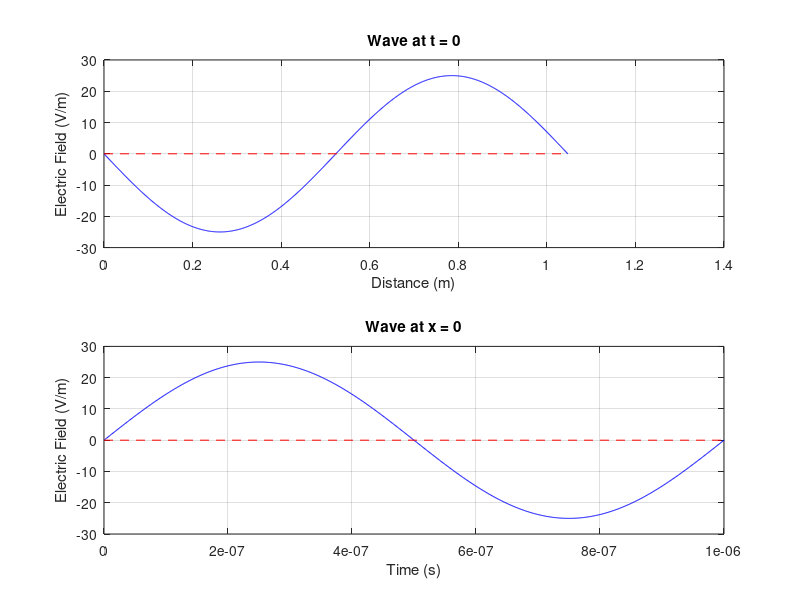

Source code (MATLAB):
% by yassa mazhar
omega = 2*pi*10^6;% Angular frequency
k = 6; % Wave number
T = 2*pi/omega; % Period (s)
lambda = 2*pi/k; % Wavelength (m)
v_ph = omega/k; % Phase velocity (m/s)

% Plotting wave

x = linspace(0, lambda, 1000); % Range of x values for one wavelength
E_at_t0 = 25*sin(-6*x); % E field at t = 0


subplot(2,1,1);
plot(x, E_at_t0, 'b');
xlabel('Distance (m)');
ylabel('Electric Field (V/m)');
title('Wave at t = 0');
grid on;
hold on;
line([0, lambda], [0, 0], 'Color', 'r', 'LineStyle', '--'); % Wavelength lambda
subplot(2,1,2);
t = linspace(0, T, 1000); % Range of t values for one period
E_at_x0 = 25*sin(omega*t); % E field at x = 0
plot(t, E_at_x0, 'b');
xlabel('Time (s)');
ylabel('Electric Field (V/m)');
title('Wave at x = 0');
grid on;
hold on;
line([0, T], [0, 0], 'Color', 'r', 'LineStyle', '--'); % Period T
